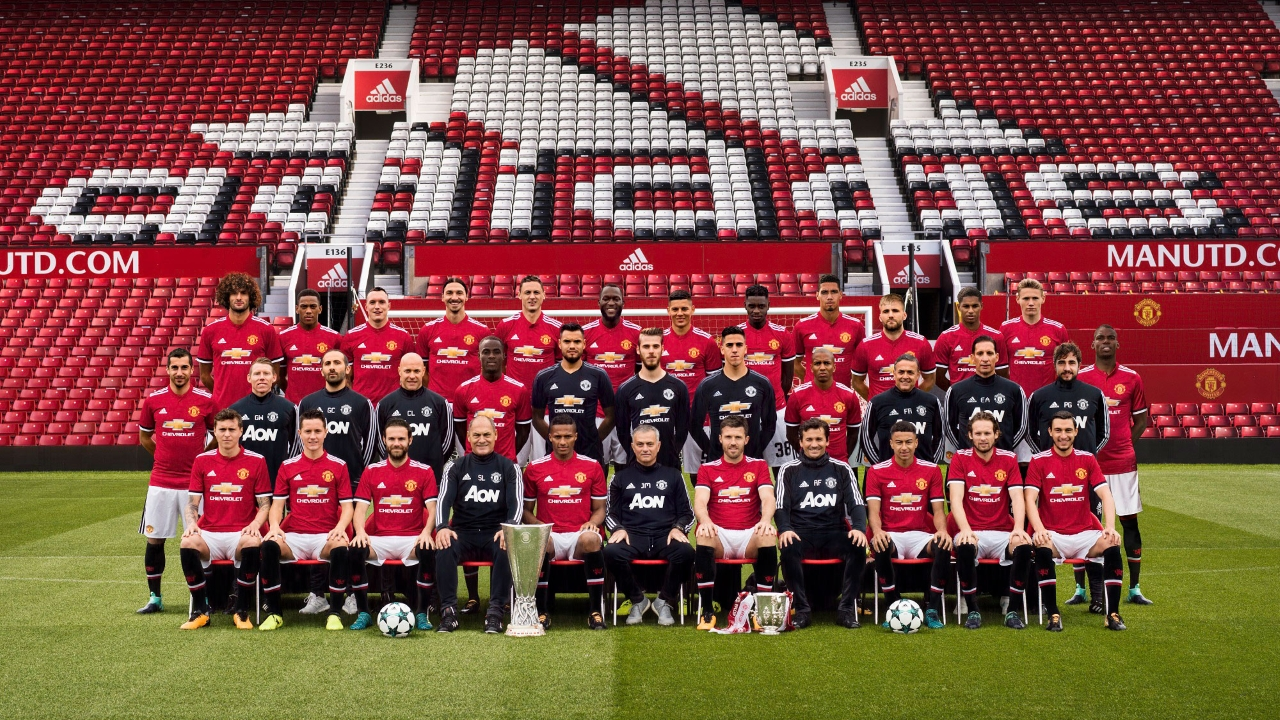
#> input picture teamPhoto.jpg, 1280 x 720 px
$ python FaceProject.py
#> lines starting #> are read from the running program, lines starting #| are printed output that depends on the picture; after the words box and inside, x2 and y2 are one past the last pixel; in counts of white or black regions, pixels touching at a corner belong together
#################################################
#
# Authors: James Hynes, Gytis Mackevicius, Aaron Renaghan, Seamus Timmons
#
# Project Title: Finding Regions of Face in Images
#
# Introduction: This program is designed to locate faces within images by using Image Processing techniques and Machine Learning
#
# Initial Thoughts and Ideas: James  - 	I wanted to do something similar to this with my final year project, but with the
#									   added complexity of matching faces that had been seen before and adding in some machine
#									   learning. Therefore I feel as though this project will be beneficial and maybe I could
#									   incorporate some machine learning in with this aswell, though I see the complexity is
#									   already there as we have only touched on skin, not defining features as not every piece
#									   of skin is the face.
#                             Gytis  - 	First impression, scary. The sound of identifying a face in a picture sounds like a lot
#									   work and an overall a daunting task. As I have no experience with identifying such an
#									   ROI and even though it looks difficult, sounds exciting and full of learning material.
#                             Aaron  - 	I like the sounds of this project, looks quite complex perhaps we can threshold
#                                      for skin initially and then from there all we should have to do is distinguish
#                                      between skin and faces, maybe holes left in the faces such as mouths will help us
#                                      identify the difference?
#                             Seamus - 	My initial thoughts on the project are that it will be quite difficult. While
#                                      faces seem very distinct I imagine it wont be very easy to classify them for a
#                                      computer. We have learned about thresholding skin which could help, but I feel it
#                                      will be a challenging project.
#
# Final Thoughts and Reflections: James  - 	I feel like this project has satisfied the criteria we set out to, although I
#										   am disappointed we could not incorperate the HOG method as I put a lot of research
#										   into it, but I am very happy with how the project turned out, especially with respect
#										   to how well it picks out the faces. I am also very happy with how the team worked
#										   together and the contribution from each member. If I were to do this project again
#									       there is very little I would change, had we more time I would have perhaps tried to
#										   reduce false negatives, but overall I am happy with how this project has turned out.
#                                 Gytis  -	Overall, I am thrilled with the outcome that we managed to achieve. It is exhilarating
#										   to get my very hands on machine learning and interacting with it. The issues faced
#										   were quite different than to I am used to and made me aware of another perspective.
#										   The team that I had was a pleasure to work with and I am happy with the fluid
#										   workflow that we managed to accomplish. The guys had interesting ideas that otherwise
#										   I would have never thought of. Exciting project, pleasing results and a great team.
#                                 Aaron  - 	I am very happy with the end result of our project. It was bit of a slow burner
#                                          initially, but given a bit of time we really made a lot of progress in a very short
#                                          timespan. I think our project is a great example of what can be done when machine
#                                          learning and image processing meet. I want to give props to the three lads who all had
#                                          had some great ideas which were used in our final program.
#                                 Seamus - 	My final thoughts on the project are surprising. While I initially though it
#                                          would be very difficult our goal, it turned out to be a lot easier. Haar
#                                          cascades turned out to be the simplest way to do it. OpenCV provides trained
#                                          models for Haar so we don't have to train it (which is outside the scope of
#                                          the project). I found the project very interesting and enjoyable overall, and
#                                          thanks to Aaron who took the lead on the project giving us direction.
#
# Finish Date: 22/11/2017
#
# Algorithm Description: The Algorithm is a rather simple one, here it is broken down step by step
#   Step 1. Import Libraries For use in the code
#   Step 2. Load Our Classifier, We will need further down
#   Step 3. User Selects their image and we extract the images dimensions
#   Step 4. We Resize our image before making it GreyScale, This helps with our Haar Cascades as it will not work on
#           (Low Pixel count faces? -- Someone reword that)
#   Step 5. Run the grayscale image through the classifier search all possible boxes that could contain a face
#   Step 6. Check for a percentage of skin pixels using thresholding
#   Step 7. Draw box around each with that percentage
#   Step 8. Resize our image back to its origional state
#   Step 9. Display and write final result to file


# Importing our Libraries

import sys
import logging as log
import numpy as np
import cv2
import easygui


# Method to load a cascade classifier
def loadCascadeClassifier(fileName):

#> the answer given: teamPhoto.jpg
    log.info("Loading Cascade Classifier")
    log.debug("Loading file \"%s\"" % fileName)

    try:
        cascade = cv2.CascadeClassifier(fileName)
    except Exception as e:
        template = "An exception of type {0} occurred with arguments:\n {1!r}"
        message = template.format(type(e).__name__, e.args)
        log.critical(message)
        sys.exit()

    return cascade


# Method to load in an image
def loadImage(fileName):

#> called with fileName = 'teamPhoto.jpg'
    log.info("Loading image")
    log.debug("Loading file \"%s\"" % fileName)

    try:
        image = cv2.imread(fileName)
#> image is the input picture: shape (720, 1280, 3); mean B, G, R 69.9, 80.4, 126.3
    except Exception as e:
        template = "An exception of type {0} occurred with arguments:\n {1!r}"
        message = template.format(type(e).__name__, e.args)
        log.critical(message)
        sys.exit()

    return image


# Method to check if detected region has skin in it
def detectSkin(image):

    log.info("Detecting for skin")
    log.info("Getting image properties")

    height, width, channels = image.shape

    log.info("Converting image to YUV color space")

    yuv = cv2.cvtColor(image, cv2.COLOR_BGR2YUV)

    log.info("Extracting out U and V channels")

    u = yuv[:,:,1]
    v = yuv[:,:,2]

    log.info("Masking out U and V channels for skin")

    uMask = cv2.inRange(u, 105, 135)
    vMask = cv2.inRange(v, 140, 165)

    mask = cv2.bitwise_not(cv2.bitwise_and(uMask, vMask))

    blackCount = 0
    totalPixels = height * width

    log.info("Getting skin pixels")

    for i in range(1, width):
        for j in range(1, height):
            if mask[j,i] == 0:
                blackCount += 1

    log.info("Getting skin percentage")

    percentSkin = round((blackCount * 100) / totalPixels)

    log.info("Checking skin percentage")

    if percentSkin >= 10:
        return True

    return False

# Method to perform Haar Cascades on an image
def haarCascades(image, classifier):

    log.info("Performing face recognition")
    log.debug("Getting image properties")

    # Getting image dimensions
    originalHeight, originalWidth, bpp = np.shape(image)
#> originalHeight = 720; originalWidth = 1280; bpp = 3

    log.info("Upscaling image")

    # Upscaling the image to accomodate Haar's
    hugeImage = cv2.resize(image, None, fx=5, fy=5, interpolation=cv2.INTER_CUBIC)

    log.info("Converting image to greyscale")

    # Converting the image to greyscale to accomodate Haar's
    grayscale = cv2.cvtColor(hugeImage, cv2.COLOR_BGR2GRAY)
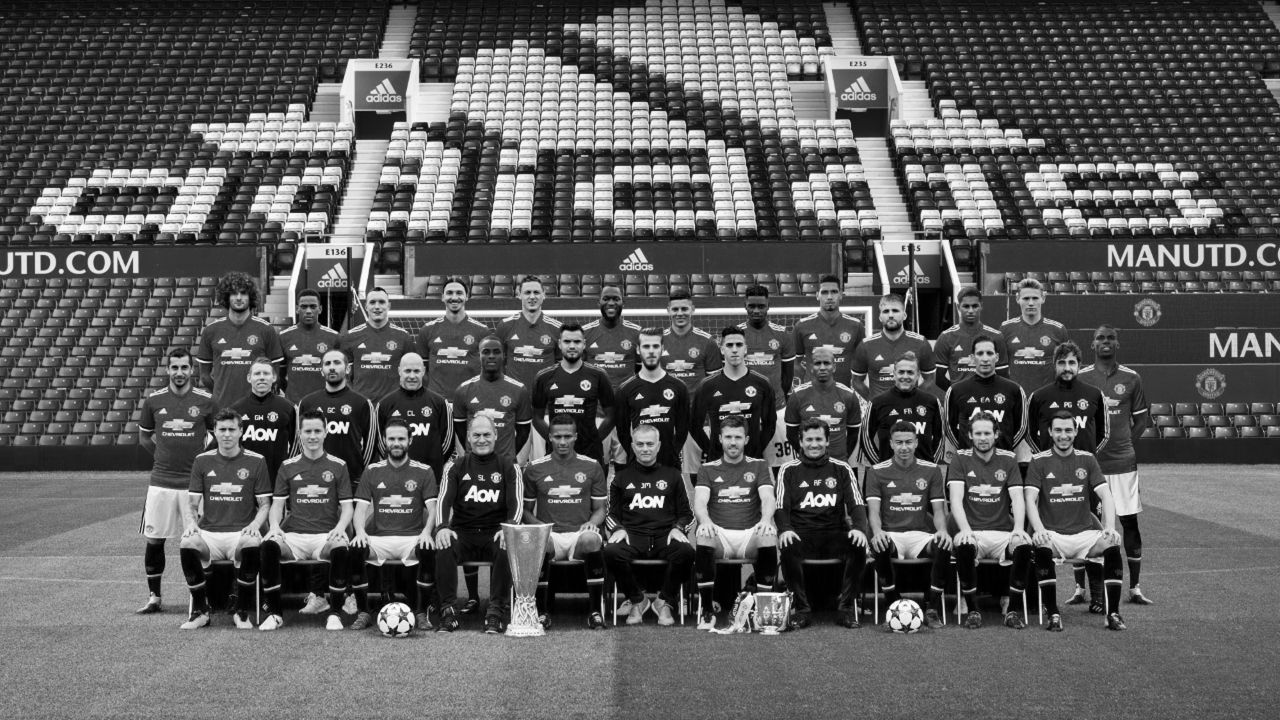
#> grayscale: shape (3600, 6400) (shown at 1/5 size); min 0, max 255, mean 92.9

    log.info("Performing Haar cascade detection")

    # Running the Haar Cascades and drawing boxes around detected faces
    faceDetection = classifier.detectMultiScale(grayscale, 1.3, 5)
#> faceDetection = 38 rows, first 6: [3797, 3026, 67, 67], [5479, 1647, 107, 107], [2585, 698, 116, 116], [2572, 866, 116, 116], [4084, 1412, 132, 132], [2593, 1410, 139, 139]

    log.info("Drawing boxes around faces")

    # Drawing boxes around detected regions of face
    for (x, y, w, h) in faceDetection:
        if detectSkin(hugeImage[y:y+h, x:x+w]):
            cv2.rectangle(hugeImage, (x, y), (x + w, y + h), (255, 0, 0), 5)
#> this loop made 38 passes
#> (x, y, w, h, height in detectSkin, width in detectSkin, totalPixels in detectSkin, percentSkin in detectSkin) on passes 1 to 12: (3797, 3026, 67, 67, 67, 67, 4489, 1), (5479, 1647, 107, 107, 107, 107, 11449, 93), (2585, 698, 116, 116, 116, 116, 13456, 4), (2572, 866, 116, 116, 116, 116, 13456, 5), (4084, 1412, 132, 132, 132, 132, 17424, 24), (2593, 1410, 139, 139, 139, 139, 19321, 18), (1132, 1423, 125, 125, 125, 125, 15625, 58), (2206, 1415, 136, 136, 136, 136, 18496, 34), (5087, 1445, 134, 134, 134, 134, 17956, 25), (1818, 1461, 132, 132, 132, 132, 17424, 31), (4784, 1480, 139, 139, 139, 139, 19321, 56), (1473, 1483, 139, 139, 139, 139, 19321, 51)
#> pass 1, in detectSkin, `u = yuv[:,:,1]`:
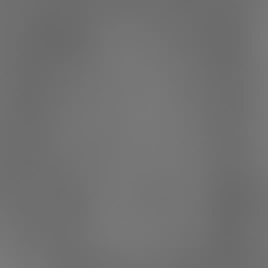
#> u: shape (67, 67) (shown 4 times larger); min 106, max 121, mean 113.4
#> pass 1, in detectSkin, `v = yuv[:,:,2]`:
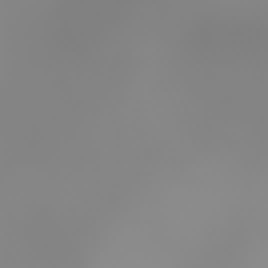
#> v: shape (67, 67) (shown 4 times larger); min 128, max 141, mean 133.5

    log.info("Downscaling image to original size")

    # Resizing the image back to its origional size
    result = cv2.resize(hugeImage, (originalWidth, originalHeight))  # Resizing the image to fit the screen

    return result


# Setting log file location and level
log.basicConfig(filename='haar.log', level=log.INFO)

# The Classifier we used provided by OpenCV
face_classifier = loadCascadeClassifier('haarcascade_frontalface_default.xml')

# Reading in our Image and then get its dimensions
originalImage = loadImage(easygui.fileopenbox(msg='Select Image For Face Detection'))

# Performing face detection on Haar cascades
finalResult = haarCascades(originalImage, face_classifier)

# Writing the image to file and displaying it
cv2.imwrite('FacesDetected.png', finalResult)
cv2.imshow('Detected Faces', finalResult)

cv2.waitKey(0)
cv2.destroyAllWindows()

$ run again, on Graduation.jpg
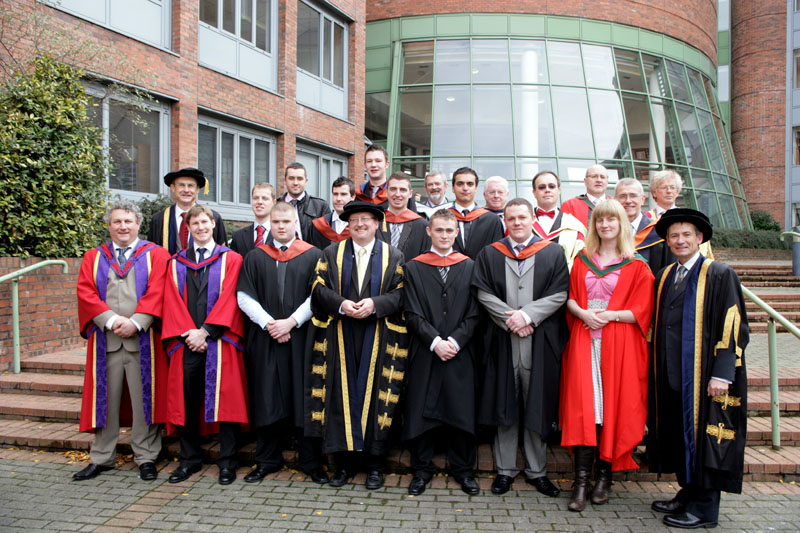
#> input picture Graduation.jpg, 800 x 533 px
#> in loadImage, image is the input picture: shape (533, 800, 3); mean B, G, R 103.4, 107.5, 124.3
#> in haarCascades, `grayscale = cv2.cvtColor(hugeImage, cv2.COLOR_BGR2GRAY)`:
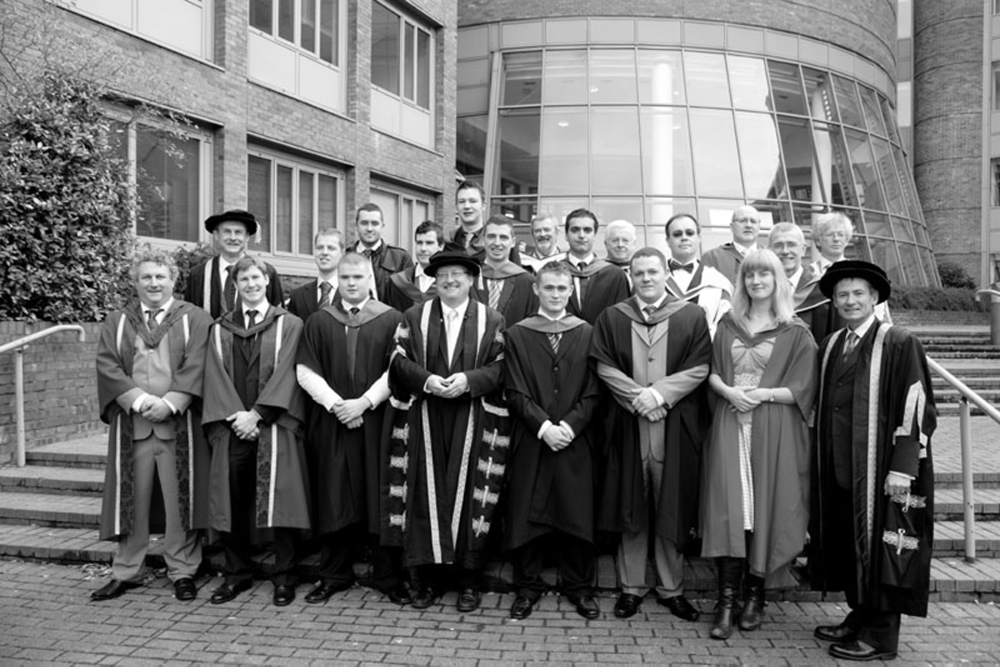
#> grayscale: shape (2665, 4000) (shown at 1/4 size); min 0, max 255, mean 112.1
#> faceDetection = 22 rows, first 6: [2918, 1363, 72, 72], [1808, 756, 126, 126], [2941, 845, 104, 104], [1421, 849, 118, 118], [2253, 865, 145, 145], [2118, 882, 104, 104]
#> the loop in haarCascades, `for (x, y, w, h) in faceDetection:` made 22 passes
#> (x, y, w, h, height in detectSkin, width in detectSkin, totalPixels in detectSkin, percentSkin in detectSkin) on passes 1 to 8: (2918, 1363, 72, 72, 72, 72, 5184, 5), (1808, 756, 126, 126, 126, 126, 15876, 65), (2941, 845, 104, 104, 104, 104, 10816, 68), (1421, 849, 118, 118, 118, 118, 13924, 69), (2253, 865, 145, 145, 145, 145, 21025, 61), (2118, 882, 104, 104, 104, 104, 10816, 66), (3291, 898, 108, 108, 108, 108, 11664, 67), (2428, 921, 108, 108, 108, 108, 11664, 74)
#> pass 1, in detectSkin, `uMask = cv2.inRange(u, 105, 135)`:
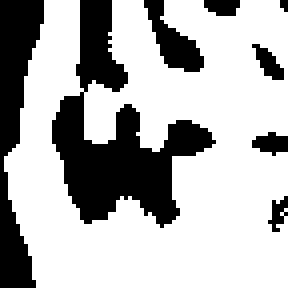
#> uMask: shape (72, 72) (shown 4 times larger); 69.9% white; 8 black regions (1 under 20 px), largest, box (x1, y1, x2, y2) and area: (13, 0, 54, 57) 880, (0, 0, 11, 72) 431, (36, 0, 51, 18) 120
